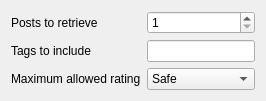
<?xml version="1.0" encoding="UTF-8"?>
<ui version="4.0">
 <class>FetchDialog</class>
 <widget class="QWidget" name="FetchDialog">
  <property name="geometry">
   <rect>
    <x>0</x>
    <y>0</y>
    <width>259</width>
    <height>91</height>
   </rect>
  </property>
  <property name="windowTitle">
   <string/>
  </property>
  <layout class="QFormLayout" name="formLayout">
   <item row="0" column="0">
    <widget class="QLabel" name="postLabel">
     <property name="text">
      <string>Posts to retrieve</string>
     </property>
    </widget>
   </item>
   <item row="0" column="1">
    <widget class="KIntSpinBox" name="postSpinBox">
     <property name="toolTip">
      <string>Number of posts to retrieve (max 100)</string>
     </property>
     <property name="whatsThis">
      <string>The number of posts to retrieve. Notice that Danbooru limits the maximum number of posts to 100.</string>
     </property>
     <property name="minimum">
      <number>1</number>
     </property>
     <property name="maximum">
      <number>100</number>
     </property>
    </widget>
   </item>
   <item row="1" column="0">
    <widget class="QLabel" name="tagLabel">
     <property name="text">
      <string>Tags to include</string>
     </property>
    </widget>
   </item>
   <item row="1" column="1">
    <widget class="KLineEdit" name="tagLineEdit">
     <property name="sizePolicy">
      <sizepolicy hsizetype="MinimumExpanding" vsizetype="Fixed">
       <horstretch>0</horstretch>
       <verstretch>0</verstretch>
      </sizepolicy>
     </property>
     <property name="toolTip">
      <string>Tags to include in search (optional)</string>
     </property>
     <property name="whatsThis">
      <string>Input here the tags that should be used when looking for posts. Separate them with commas, without spaces.</string>
     </property>
     <property name="clickMessage">
      <string>Tags, comma separated</string>
     </property>
    </widget>
   </item>
   <item row="2" column="0">
    <widget class="QLabel" name="ratingLabel">
     <property name="text">
      <string>Maximum allowed rating</string>
     </property>
    </widget>
   </item>
   <item row="2" column="1">
    <widget class="KComboBox" name="ratingComboBox">
     <property name="whatsThis">
      <string>This selects the maximum ratings for the image. &quot;Safe&quot; images are intended for all audiences; &quot;Questionable&quot; images may contain suggestive but not explicit imagery; &quot;Explicit&quot; images contain very explicit content.</string>
     </property>
     <item>
      <property name="text">
       <string>Safe</string>
      </property>
     </item>
     <item>
      <property name="text">
       <string>Questionable</string>
      </property>
     </item>
     <item>
      <property name="text">
       <string>Explicit</string>
      </property>
     </item>
    </widget>
   </item>
  </layout>
 </widget>
 <customwidgets>
  <customwidget>
   <class>KIntSpinBox</class>
   <extends>QSpinBox</extends>
   <header>knuminput.h</header>
  </customwidget>
  <customwidget>
   <class>KLineEdit</class>
   <extends>QLineEdit</extends>
   <header>klineedit.h</header>
  </customwidget>
  <customwidget>
   <class>KComboBox</class>
   <extends>QComboBox</extends>
   <header>kcombobox.h</header>
  </customwidget>
 </customwidgets>
 <resources/>
 <connections/>
</ui>
